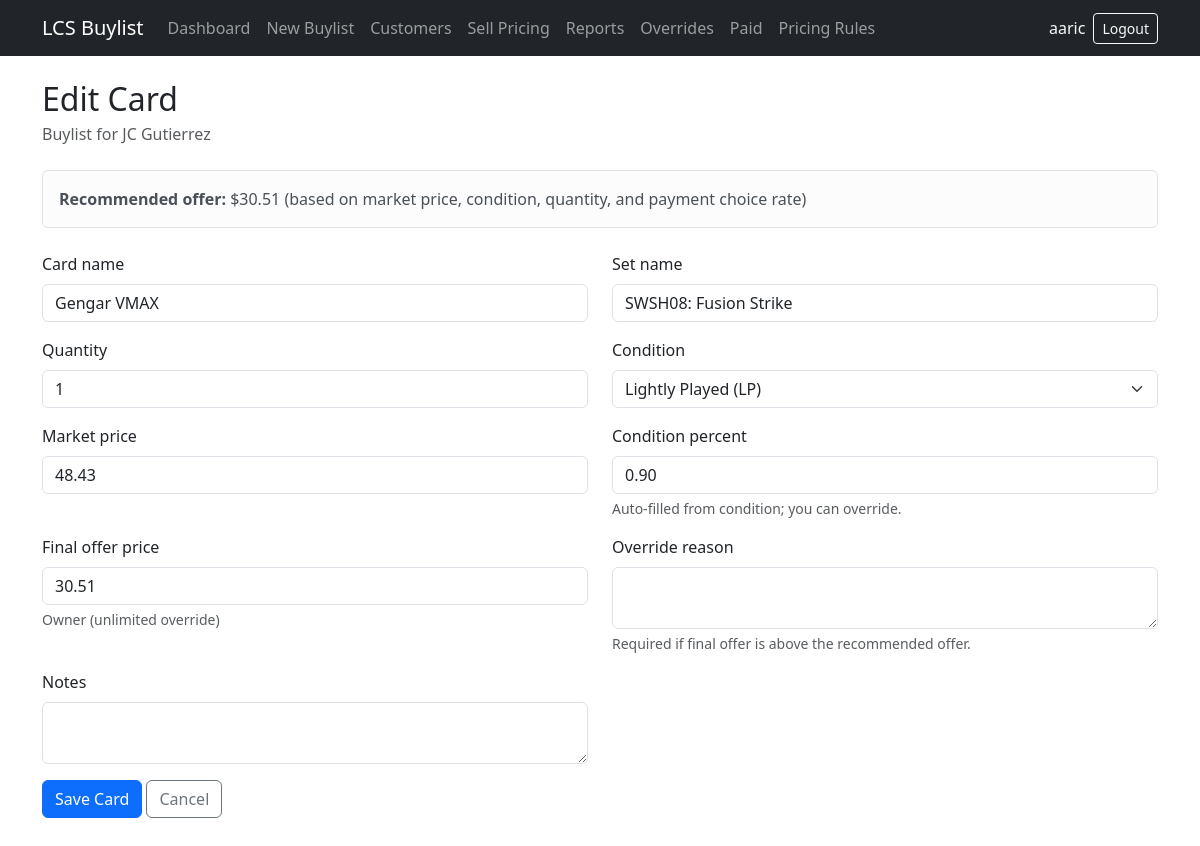
Screenshot of /buylists/15/items/43/edit/ (signed in) with the database file from the repository.
### buylists/models.py (models this page shows, shortened)
class Buylist(models.Model):
    STATUS_DRAFT = 'draft'
    STATUS_WAITING = 'waiting'
    STATUS_ACCEPTED = 'accepted'
    STATUS_REJECTED = 'rejected'
    STATUS_PAID = 'paid'
    STATUS_CHOICES = [
        (STATUS_DRAFT, 'Draft'),
        (STATUS_WAITING, 'Waiting'),
        (STATUS_ACCEPTED, 'Accepted'),
        (STATUS_REJECTED, 'Rejected'),
        (STATUS_PAID, 'Paid'),
    ]
    TERMINAL_STATUSES = {
        STATUS_ACCEPTED,
        STATUS_REJECTED,
        STATUS_PAID,
    }
    PAYMENT_CASH = 'cash'
    PAYMENT_TRADE = 'trade'
    PAYMENT_CHOICES = [
        ('', 'Not selected'),
        (PAYMENT_CASH, 'Cash (60%)'),
        (PAYMENT_TRADE, 'Trade credit (70%)'),
    ]
    customer = models.ForeignKey(
        Customer,
        on_delete=models.CASCADE,
        related_name='buylists',
    )
    created_by = models.ForeignKey(
        settings.AUTH_USER_MODEL,
        on_delete=models.SET_NULL,
        null=True,
        blank=True,
        related_name='buylists_created',
    )
    status = models.CharField(
        max_length=20,
        choices=STATUS_CHOICES,
        default=STATUS_DRAFT,
    )
    payment_choice = models.CharField(
        max_length=10,
        choices=PAYMENT_CHOICES,
        blank=True,
        default='',
    )
    PAYMENT_METHOD_CASH = 'cash'
    PAYMENT_METHOD_STORE_CREDIT = 'store_credit'
    PAYMENT_METHOD_TRADE = 'trade'
    PAYMENT_METHOD_MIXED = 'mixed'
    PAYMENT_METHOD_CHOICES = [
        ('', 'Not paid yet'),
        (PAYMENT_METHOD_CASH, 'Cash'),
        (PAYMENT_METHOD_STORE_CREDIT, 'Store credit'),
        (PAYMENT_METHOD_TRADE, 'Trade'),
        (PAYMENT_METHOD_MIXED, 'Mixed'),
    ]
    payment_method = models.CharField(
        max_length=20,
        choices=PAYMENT_METHOD_CHOICES,
        blank=True,
        default='',
    )
    amount_paid = models.DecimalField(
        max_digits=10,
        decimal_places=2,
        null=True,
        blank=True,
    )
    paid_at = models.DateTimeField(null=True, blank=True)
    paid_by = models.ForeignKey(
        settings.AUTH_USER_MODEL,
        on_delete=models.SET_NULL,
        null=True,
        blank=True,
        related_name='buylists_paid',
    )
    completed_by = models.ForeignKey(
        settings.AUTH_USER_MODEL,
        on_delete=models.SET_NULL,
        null=True,
        blank=True,
        related_name='buylists_completed',
    )
    completed_at = models.DateTimeField(null=True, blank=True)
    unlock_reason = models.TextField(blank=True)
    unlocked_by = models.ForeignKey(
        settings.AUTH_USER_MODEL,
        on_delete=models.SET_NULL,
        null=True,
        blank=True,
        related_name='buylists_unlocked',
    )
    unlocked_at = models.DateTimeField(null=True, blank=True)
    created_at = models.DateTimeField(auto_now_add=True)
    updated_at = models.DateTimeField(auto_now=True)
    class Meta:
        ordering = ['-updated_at']
    @property
    def payment_choice_selected(self):
        return bool(self.payment_choice)

class Customer(models.Model):
    name = models.CharField(max_length=200)
    phone = models.CharField(max_length=50, blank=True)
    email = models.EmailField(blank=True)
    notes = models.TextField(blank=True)
    class Meta:
        ordering = ['name']

class BuylistItem(models.Model):
    CONDITION_NM = 'NM'
    CONDITION_LP = 'LP'
    CONDITION_MP = 'MP'
    CONDITION_HP = 'HP'
    CONDITION_DMG = 'DMG'
    CONDITION_SEALED = 'SLD'
    CONDITION_CHOICES = [
        (CONDITION_NM, 'Near Mint (NM)'),
        (CONDITION_LP, 'Lightly Played (LP)'),
        (CONDITION_MP, 'Moderately Played (MP)'),
        (CONDITION_HP, 'Heavily Played (HP)'),
        (CONDITION_DMG, 'Damaged (DMG)'),
        (CONDITION_SEALED, 'Sealed'),
    ]
    SINGLES_CONDITION_CHOICES = [
        (CONDITION_NM, 'Near Mint (NM)'),
        (CONDITION_LP, 'Lightly Played (LP)'),
        (CONDITION_MP, 'Moderately Played (MP)'),
        (CONDITION_HP, 'Heavily Played (HP)'),
        (CONDITION_DMG, 'Damaged (DMG)'),
    ]
    CONDITION_DEFAULTS = {
        CONDITION_NM: Decimal('1.00'),
        CONDITION_LP: Decimal('0.90'),
        CONDITION_MP: Decimal('0.75'),
        CONDITION_HP: Decimal('0.60'),
        CONDITION_DMG: Decimal('0.40'),
        CONDITION_SEALED: Decimal('1.00'),
    }
    CASH_OFFER_PERCENT = Decimal('0.60')
    TRADE_OFFER_PERCENT = Decimal('0.70')
    buylist = models.ForeignKey(
        Buylist,
        on_delete=models.CASCADE,
        related_name='items',
    )
    card_name = models.CharField(max_length=200)
    set_name = models.CharField(max_length=200, blank=True)
    quantity = models.PositiveIntegerField(default=1)
    condition = models.CharField(
        max_length=3,
        choices=CONDITION_CHOICES,
        default=CONDITION_NM,
    )
    market_price = models.DecimalField(max_digits=10, decimal_places=2)
    condition_percent = models.DecimalField(max_digits=4, decimal_places=2)
    cash_offer_price = models.DecimalField(
        max_digits=10,
        decimal_places=2,
        editable=False,
    )
    trade_offer_price = models.DecimalField(
        max_digits=10,
        decimal_places=2,
        editable=False,
    )
    recommended_offer_price = models.DecimalField(
        max_digits=10,
        decimal_places=2,
        editable=False,
    )
    final_offer_price = models.DecimalField(max_digits=10, decimal_places=2)
    override_reason = models.TextField(blank=True)
    override_recommended_price = models.DecimalField(
        max_digits=10,
        decimal_places=2,
        null=True,
        blank=True,
        editable=False,
        help_text='Recommended offer at the time of override.',
    )
    override_final_price = models.DecimalField(
        max_digits=10,
        decimal_places=2,
        null=True,
        blank=True,
        editable=False,
        help_text='Final offer recorded at the time of override.',
    )
    override_by = models.ForeignKey(
        settings.AUTH_USER_MODEL,
        on_delete=models.SET_NULL,
        null=True,
        blank=True,
        related_name='offer_overrides',
    )
    override_at = models.DateTimeField(null=True, blank=True)
    notes = models.TextField(blank=True)
    class Meta:
        ordering = ['card_name']

### buylists/views.py (the view)
@employee_required
def buylistitem_edit(request, buylist_pk, pk):
    buylist = get_object_or_404(Buylist, pk=buylist_pk)
    _check_can_edit_items(buylist, request.user)
    item = get_object_or_404(BuylistItem, pk=pk, buylist=buylist)
    if request.method == 'POST':
        had_override = bool(item.override_at)
        form = BuylistItemForm(
            request.POST, instance=item, buylist=buylist, user=request.user,
        )
        if form.is_valid():
            item = form.save()
            log_buylist_activity(
                buylist,
                request.user,
                BuylistActivity.ACTION_ITEM_UPDATED,
                f'Updated "{item.card_name}".',
            )
            if item.is_offer_overridden and not had_override:
                log_buylist_activity(
                    buylist,
                    request.user,
                    BuylistActivity.ACTION_OVERRIDE_ADDED,
                    (
                        f'Override on "{item.card_name}": '
                        f'${item.recommended_offer_price} → ${item.final_offer_price} '
                        f'({item.override_reason}).'
                    ),
                )
            messages.success(request, f'Updated "{item.card_name}".')
            return redirect('buylists:buylist_detail', pk=buylist.pk)
    else:
        form = BuylistItemForm(instance=item, buylist=buylist, user=request.user)
    return render(request, 'buylists/buylistitem_form.html', {
        'form': form,
        'buylist': buylist,
        'title': 'Edit Card',
        'item': item,
    })

### buylists/forms.py (shortened to what this page needs)
class BuylistItemForm(BootstrapFormMixin, forms.ModelForm):
    class Meta:
        model = BuylistItem
        fields = [
            'card_name',
            'set_name',
            'quantity',
            'condition',
            'market_price',
            'condition_percent',
            'final_offer_price',
            'override_reason',
            'notes',
        ]
        widgets = {
            'notes': forms.Textarea(attrs={'rows': 2}),
            'override_reason': forms.Textarea(attrs={'rows': 2}),
        }
    def __init__(self, *args, **kwargs):
        self.user = kwargs.pop('user', None)
        self.buylist = kwargs.pop('buylist', None)
        super().__init__(*args, **kwargs)
        self.fields['condition_percent'].help_text = (
            'Auto-filled from condition; you can override.'
        )
        self.fields['override_reason'].help_text = (
            'Required if final offer is above the recommended offer.'
        )
        self.fields['final_offer_price'].help_text = get_role_label(self.user)

### buylists/buylist_locking.py (called while the page is built, shortened)
def can_edit_buylist_items(buylist, user):
    if not user.is_authenticated:
        return False
    if user_is_owner(user):
        return True

### buylists/context_processors.py (called while the page is built)
def nav_permissions(request):
    user = request.user
    return {
        'nav_is_authenticated': user.is_authenticated,
        'nav_username': user.get_username() if user.is_authenticated else '',
        'nav_is_owner': user_is_owner(user),
        'nav_is_manager_or_owner': user_is_manager_or_owner(user),
        'nav_can_view_reports': user.is_authenticated,
        'nav_can_view_override_report': user_is_manager_or_owner(user),
        'nav_can_view_paid_report': user_is_manager_or_owner(user),
    }

### buylists/offer_rules.py (called while the page is built, shortened)
def get_override_limit_percent(user):
    if not user or not user.is_authenticated:
        return EMPLOYEE_MAX_OVERRIDE_PERCENT
    if user.is_superuser:
        return None

def get_role_label(user):
    limit = get_override_limit_percent(user)
    if limit is None:
        return 'Owner (unlimited override)'
    if limit == MANAGER_MAX_OVERRIDE_PERCENT:
        return 'Manager (up to 15% above recommended)'
    return 'Employee (up to 5% above recommended)'

### buylists/permissions.py (called while the page is built)
def user_is_owner(user):
    if not user.is_authenticated:
        return False
    return user.is_superuser or GROUP_OWNER in user_group_names(user)

### buylists/views.py (called while the page is built)
def _check_can_edit_items(buylist, user):
    if not can_edit_buylist_items(buylist, user):
        raise PermissionDenied(lock_status_message(buylist, user))

### buylists/templates/buylists/buylistitem_form.html (shortened to what this page needs)
{% extends "buylists/base.html" %}
{% block content %}
<h1 class="h2 mb-1">{{ title }}</h1>
<p class="text-muted mb-4">Buylist for {{ buylist.customer.name }}</p>
{% if item %}
<div class="alert alert-light border mb-4">
    <strong>Recommended offer:</strong> ${{ item.recommended_offer_price }}
    (based on market price, condition, quantity, and payment choice rate)
</div>
{% endif %}
<form method="post" novalidate>
    <div class="row">
        {% for field in form %}
        <div class="col-md-6 mb-3">
            <label for="{{ field.id_for_label }}" class="form-label">{{ field.label }}</label>
            {{ field }}
            {% if field.help_text %}
            <div class="form-text">{{ field.help_text }}</div>
            {% endif %}
        </div>
        {% endfor %}
    </div>
    <button type="submit" class="btn btn-primary">Save Card</button>
    <a href="{% url 'buylists:buylist_detail' pk=buylist.pk %}" class="btn btn-outline-secondary">Cancel</a>
</form>
{% endblock %}

### buylists/templates/buylists/base.html (shortened to what this page needs)
<!DOCTYPE html>
<html lang="en">
<head>
    <link href="https://cdn.jsdelivr.net/npm/bootstrap@5.3.3/dist/css/bootstrap.min.css" rel="stylesheet">
</head>
<body>
    <nav class="navbar navbar-expand-lg navbar-dark bg-dark mb-4 no-print">
        <div class="container">
            <a class="navbar-brand" href="{% url 'buylists:dashboard' %}">LCS Buylist</a>
            {% if nav_is_authenticated %}
            <div class="collapse navbar-collapse" id="navbarNav">
                <ul class="navbar-nav me-auto">
                    <li class="nav-item">
                        <a class="nav-link" href="{% url 'buylists:dashboard' %}">Dashboard</a>
                    </li>
                    <li class="nav-item">
                        <a class="nav-link" href="{% url 'buylists:buylist_create' %}">New Buylist</a>
                    </li>
                    <li class="nav-item">
                        <a class="nav-link" href="{% url 'buylists:customer_list' %}">Customers</a>
                    </li>
                    <li class="nav-item">
                        <a class="nav-link" href="{% url 'buylists:sell_price_search' %}">Sell Pricing</a>
                    </li>
                    {% if nav_can_view_reports %}
                    <li class="nav-item">
                        <a class="nav-link" href="{% url 'buylists:buylist_report' %}">Reports</a>
                    </li>
                    {% endif %}
                    {% if nav_can_view_override_report %}
                    <li class="nav-item">
                        <a class="nav-link" href="{% url 'buylists:override_report' %}">Overrides</a>
                    </li>
                    {% endif %}
                    {% if nav_can_view_paid_report %}
                    <li class="nav-item">
                        <a class="nav-link" href="{% url 'buylists:paid_report' %}">Paid</a>
                    </li>
                    {% endif %}
                    {% if nav_is_owner %}
                    <li class="nav-item">
                        <a class="nav-link" href="{% url 'buylists:pricing_rule_list' %}">Pricing Rules</a>
                    </li>
                    {% endif %}
                </ul>
                <ul class="navbar-nav align-items-lg-center gap-lg-2">
                    <li class="nav-item">
                        <span class="navbar-text text-light">
                            {{ nav_username }}
                        </span>
                    </li>
                    <li class="nav-item">
                        <form method="post" action="{% url 'buylists:logout' %}" class="d-inline">
                            <button type="submit" class="btn btn-outline-light btn-sm">Logout</button>
                        </form>
                    </li>
                </ul>
            </div>
            {% endif %}
        </div>
    </nav>
    <main class="container pb-5">
        {% block content %}{% endblock %}
    </main>
</body>
</html>

### rows the page displays
Buylist: customer.name "JC Gutierrez"
BuylistItem: recommended_offer_price "30.51", form "Gengar VMAX" "SWSH08: Fusion Strike" "1" "Lightly Played (LP)" "48.43" "0.90" "30.51"

### other values shown
{{ nav_username }} "aaric"
{{ title }} "Edit Card"
{{ field.label }} "Card name" "Set name" "Quantity" "Condition" "Market price" "Condition percent" "Final offer price" "Override reason" "Notes"
{{ field.help_text }} "Auto-filled from condition; you can override." "Owner (unlimited override)" "Required if final offer is above the recommended offer."
